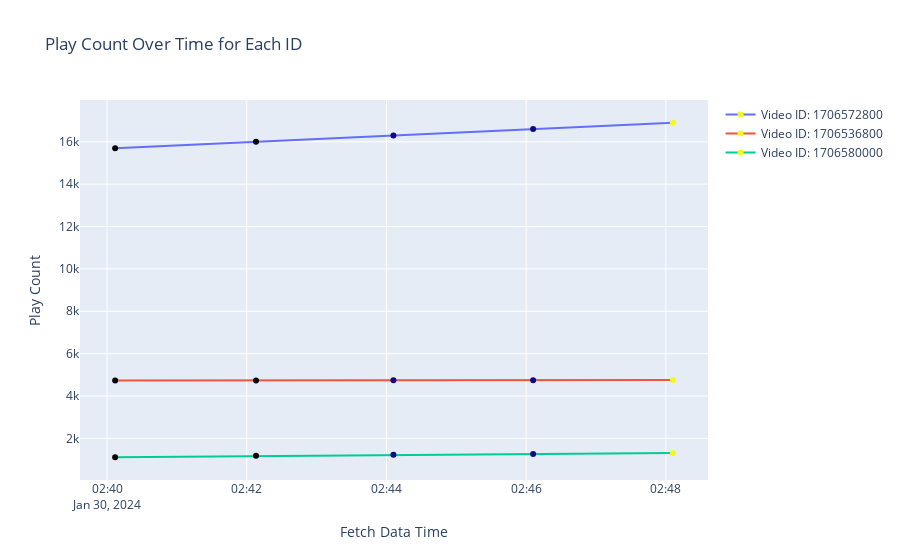

Write notebook code for a chart like this one.
### Code cell
import plotly.graph_objects as go
import numpy as np

dfPlot = combinedDf

# Assuming your DataFrame is named 'df'
fig = go.Figure()

# Iterate over unique IDs and add a trace for each
for id_value in dfPlot['id'].unique():
    id_data = dfPlot[dfPlot['id'] == id_value]
    print(id_data)
    fig.add_trace(go.Scatter(x=id_data['fetchDataTime'], y=id_data['playCount'],
                             mode='lines+markers', name=f'Video ID: {id_value}',
                             marker=dict(
                                color=(1, 0, 0)
                             ),
                             hovertemplate="<br>".join([
                                "<b>Video ID: %{customdata[0]}</b>",
                                "Date: %{x}",
                                "Count: %{y}",
                                "Delta: %{customdata[1]}",
                                "<extra></extra>"
                            ])))

# Customize layout
fig.update_layout(
    xaxis_title='Fetch Data Time',
    yaxis_title='Play Count',
    title='Play Count Over Time for Each ID',
    hoverlabel=dict(
        bgcolor="white",
        font_size=10,
    ),
    hovermode="x unified"
)

# Show the plot
fig.show()

### Figure 1 — Plotly figure (JSON) as saved in the notebook; plotly's stock layout.template omitted (floating-point values rounded to 4 significant figures)
{"data": [{"hovertemplate": "<b>Video ID: %{customdata[0]}</b><br>Date: %{x}<br>Count: %{y}<br>Delta: %{customdata[1]}<br><extra></extra>", "marker": {"color": [1, 0, 0]}, "mode": "lines+markers", "name": "Video ID: 1706572800", "type": "scatter", "x": ["2024-01-30T02:48:06", "2024-01-30T02:46:06", "2024-01-30T02:44:06", "2024-01-30T02:42:08", "2024-01-30T02:40:07"], "y": [16900, 16600, 16300, 16000, 15700]}, {"hovertemplate": "<b>Video ID: %{customdata[0]}</b><br>Date: %{x}<br>Count: %{y}<br>Delta: %{customdata[1]}<br><extra></extra>", "marker": {"color": [1, 0, 0]}, "mode": "lines+markers", "name": "Video ID: 1706536800", "type": "scatter", "x": ["2024-01-30T02:48:06", "2024-01-30T02:46:06", "2024-01-30T02:44:06", "2024-01-30T02:42:08", "2024-01-30T02:40:07"], "y": [4751, 4747, 4742, 4737, 4737]}, {"hovertemplate": "<b>Video ID: %{customdata[0]}</b><br>Date: %{x}<br>Count: %{y}<br>Delta: %{customdata[1]}<br><extra></extra>", "marker": {"color": [1, 0, 0]}, "mode": "lines+markers", "name": "Video ID: 1706580000", "type": "scatter", "x": ["2024-01-30T02:48:06", "2024-01-30T02:46:06", "2024-01-30T02:44:06", "2024-01-30T02:42:08", "2024-01-30T02:40:07"], "y": [1310, 1267, 1227, 1175, 1110]}], "layout": {"hoverlabel": {"bgcolor": "white", "font": {"size": 10}}, "hovermode": "x unified", "title": {"text": "Play Count Over Time for Each ID"}, "xaxis": {"title": {"text": "Fetch Data Time"}}, "yaxis": {"title": {"text": "Play Count"}}}}
